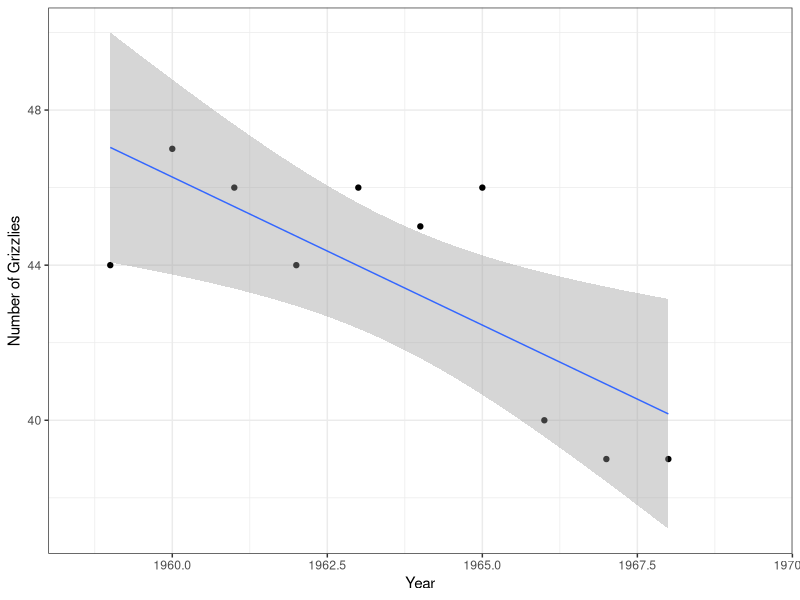

Reproduce this figure in R.
## ---- chunk 1
knitr::opts_chunk$set(echo = TRUE)

library(tidyverse)

## ---- chunk 2

#Read in Swallenia Data
swallenia <- read_csv("Swallenia.csv")

#Perform two sample t-test
swallenia_ttest <- t.test(swallenia$count_2009, swallenia$count_2010, var.equal = TRUE)

swallenia_ttest


## ---- chunk 3

#Paired t-test
swallenia_pairedtest <- t.test(swallenia$count_2009, swallenia$count_2010, paired = TRUE)

swallenia_pairedtest 

## ---- chunk 4

grizzly <- read_csv("grizzlydata.csv") 

#Filter years 1959 to 1968
grizzly5968 <- grizzly %>%
  filter(Year >= "1959" & Year <= "1968")


#perform linear regression
grizzly5968_model <- lm(N ~ Year, data = grizzly5968)

grizzly5968_model
# N(grizzlies) = 1543 - 0.7636(Year)

#Visualize the data
girzzly5968_plot <- ggplot(grizzly5968, aes(x = Year, y = N)) +
  geom_point() +
  geom_smooth(method = lm, se = T, size = 0.5)+
  theme_bw() +
  scale_x_continuous(expand = c(0,0), limits = c(1958, 1970)) +
  labs(x = "Year", y = "Number of Grizzlies")


girzzly5968_plot

